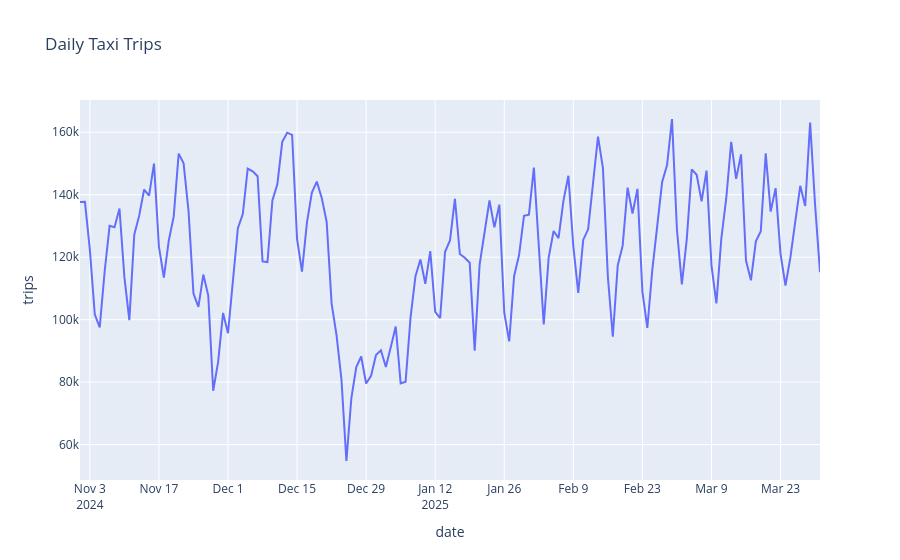
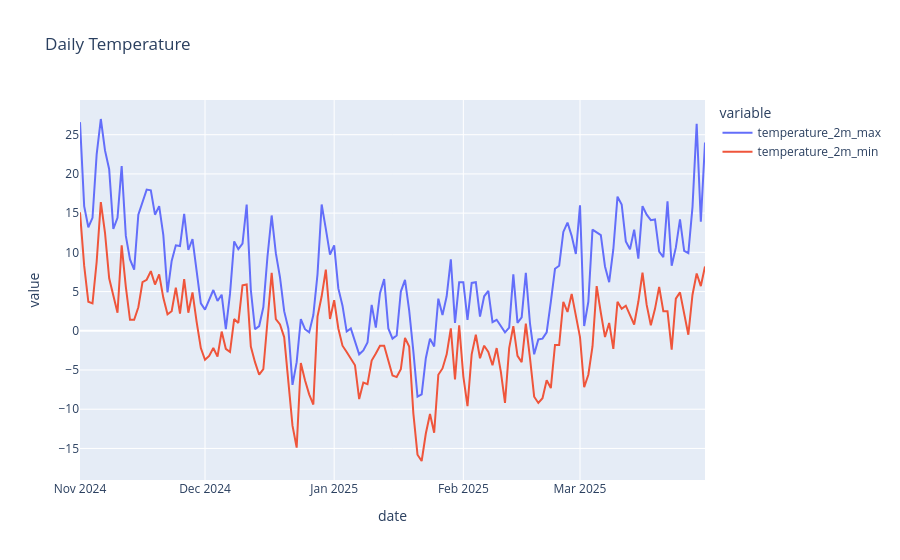
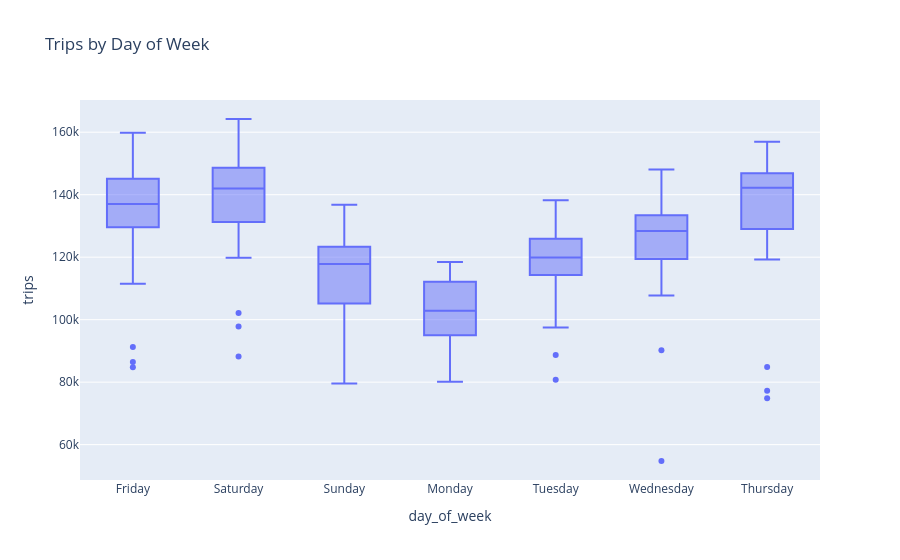

These figures' notebook cell, in order:
### Markdown cell above
## Exploratory Data Analysis (EDA)
This section visualizes demand and weather-linked behavior to identify temporal patterns and operational hotspots.

EDA focus:
- daily trend behavior
- day-of-week demand differences
- policy period comparisons (pre vs post congestion-pricing)

### Code cell
fig1 = px.line(df, x="date", y="trips", title="Daily Taxi Trips")
fig2 = px.line(df, x="date", y=["temperature_2m_max", "temperature_2m_min"], title="Daily Temperature")
fig3 = px.box(df, x="day_of_week", y="trips", title="Trips by Day of Week")

fig1.show()
fig2.show()
fig3.show()

### Figure 1 — Plotly figure (JSON) as saved in the notebook; plotly's stock layout.template omitted (floating-point values rounded to 4 significant figures; data arrays with more than 128 entries replaced by an {"elided": "..."} marker saying what was removed)
{"data": [{"hovertemplate": "date=%{x}<br>trips=%{y}<extra></extra>", "legendgroup": "", "line": {"color": "#636efa", "dash": "solid"}, "marker": {"symbol": "circle"}, "mode": "lines", "name": "", "orientation": "v", "showlegend": false, "type": "scatter", "x": {"elided": "151 str values"}, "xaxis": "x", "y": {"elided": "151 int values"}, "yaxis": "y"}], "layout": {"legend": {"tracegroupgap": 0}, "title": {"text": "Daily Taxi Trips"}, "xaxis": {"anchor": "y", "domain": [0, 1], "title": {"text": "date"}}, "yaxis": {"anchor": "x", "domain": [0, 1], "title": {"text": "trips"}}}}

### Figure 2 — Plotly figure (JSON) as saved in the notebook; plotly's stock layout.template omitted (floating-point values rounded to 4 significant figures; data arrays with more than 128 entries replaced by an {"elided": "..."} marker saying what was removed)
{"data": [{"hovertemplate": "variable=temperature_2m_max<br>date=%{x}<br>value=%{y}<extra></extra>", "legendgroup": "temperature_2m_max", "line": {"color": "#636efa", "dash": "solid"}, "marker": {"symbol": "circle"}, "mode": "lines", "name": "temperature_2m_max", "orientation": "v", "showlegend": true, "type": "scatter", "x": {"elided": "151 str values"}, "xaxis": "x", "y": {"elided": "151 float values"}, "yaxis": "y"}, {"hovertemplate": "variable=temperature_2m_min<br>date=%{x}<br>value=%{y}<extra></extra>", "legendgroup": "temperature_2m_min", "line": {"color": "#EF553B", "dash": "solid"}, "marker": {"symbol": "circle"}, "mode": "lines", "name": "temperature_2m_min", "orientation": "v", "showlegend": true, "type": "scatter", "x": {"elided": "151 str values"}, "xaxis": "x", "y": {"elided": "151 float values"}, "yaxis": "y"}], "layout": {"legend": {"title": {"text": "variable"}, "tracegroupgap": 0}, "title": {"text": "Daily Temperature"}, "xaxis": {"anchor": "y", "domain": [0, 1], "title": {"text": "date"}}, "yaxis": {"anchor": "x", "domain": [0, 1], "title": {"text": "value"}}}}

### Figure 3 — Plotly figure (JSON) as saved in the notebook; plotly's stock layout.template omitted (floating-point values rounded to 4 significant figures; data arrays with more than 128 entries replaced by an {"elided": "..."} marker saying what was removed)
{"data": [{"alignmentgroup": "True", "hovertemplate": "day_of_week=%{x}<br>trips=%{y}<extra></extra>", "legendgroup": "", "marker": {"color": "#636efa"}, "name": "", "notched": false, "offsetgroup": "", "orientation": "v", "showlegend": false, "type": "box", "x": {"elided": "151 str values"}, "x0": " ", "xaxis": "x", "y": {"elided": "151 int values"}, "y0": " ", "yaxis": "y"}], "layout": {"boxmode": "group", "legend": {"tracegroupgap": 0}, "title": {"text": "Trips by Day of Week"}, "xaxis": {"anchor": "y", "domain": [0, 1], "title": {"text": "day_of_week"}}, "yaxis": {"anchor": "x", "domain": [0, 1], "title": {"text": "trips"}}}}
